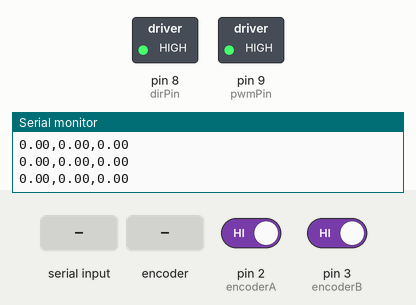
A sketch run on a simulated Arduino Uno, built with avr-gcc and run on an emulated ATmega328P. Parts: switched loads named in the sketch (green lamp = pin HIGH), the last lines printed to the serial monitor. Inputs (shaded band) come from the test bench; at power-on: pin 2 (encoderA) HIGH, pin 3 (encoderB) HIGH.

Above: at 1.2 s.
1.3 s: "S,45\n" received over Serial
At 1.46 s:
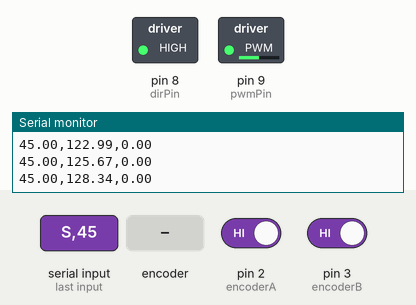
At 2.7 s:
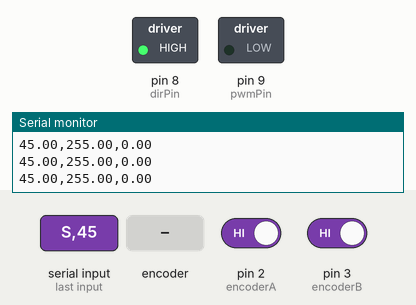
3.4 s: "M90\n" received over Serial
4.9 s: "M" received over Serial
7.9 s: rotary encoder on pin 2 (encoderA) / pin 3 (encoderB) turned 1 step (first pin leading)
Timing chart, 0 to 10.6 s (numbered marks = the images above; inputs shaded):
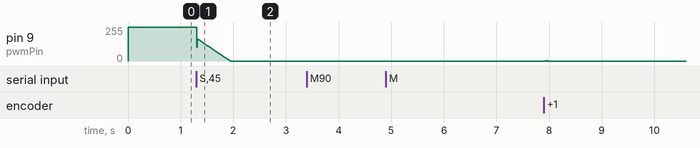

The sketch:

dc_motor_pololu_controller.ino
```cpp
// === Configuración de pines ===
const int pwmPin = 9;        // PWM al driver
const int dirPin = 8;        // Dirección del motor
const int encoderA = 2;      // Canal A del encoder
const int encoderB = 3;      // Canal B del encoder

// === Variables del encoder ===
volatile long encoderCount = 0;
int lastEncoded = 0;

// === Parámetros del motor ===
const int pulsesPerRev = 64;    // Pulsos por revolución del motor
const int gearRatio = 90;       // Relación de reducción
const float pulsesPerOutputRev = pulsesPerRev * gearRatio;

// === Variables de tiempo ===
unsigned long lastTime = 0;
const unsigned long sampleTime = 10; // [ms]

// === Variables de control ===
float rpm_raw = 0;
float rpm = 0;
float setpoint = 0; // RPM objetivo inicial

// === Media móvil ===
const int WINDOW_DEFAULT = 10;
const int WINDOW_MAX = 200;

int windowSamples = WINDOW_DEFAULT;
float ma_buffer[WINDOW_MAX];
int ma_index = 0;
float ma_sum = 0.0;
bool ma_initialized = false;

// === Controlador discreto ===
float q0 = 3.37592492110210;
float q1 = -4.73243722690591;
float q2 = 1.41598845554392;

float e_k = 0, e_k_1 = 0, e_k_2 = 0;
float u_k = 0, u_k_1 = 0;

// === PWM ===
int pwmValue = 0;

void setup() {
  pinMode(pwmPin, OUTPUT);
  pinMode(dirPin, OUTPUT);
  pinMode(encoderA, INPUT_PULLUP);
  pinMode(encoderB, INPUT_PULLUP);

  attachInterrupt(digitalPinToInterrupt(encoderA), updateEncoder, CHANGE);
  attachInterrupt(digitalPinToInterrupt(encoderB), updateEncoder, CHANGE);

  Serial.begin(115200);  // Compatible con MATLAB

  analogWrite(pwmPin, 255 - pwmValue); // PWM invertido
  digitalWrite(dirPin, HIGH);

  for (int i = 0; i < WINDOW_MAX; ++i) ma_buffer[i] = 0.0;

  Serial.println("=== Control de Velocidad (Media Móvil) ===");
  Serial.println("Comandos:");
  Serial.println("  S<number>   -> Cambia el setpoint (ej: S150)");
  Serial.println("  M<number>   -> Cambia ventana media móvil (ej: M10)");
  Serial.println("----------------------------------------------------");
}

void loop() {
  // --- Lectura de comandos seriales ---
  if (Serial.available()) {
    char cmd = Serial.read();
    if (cmd == 'S') {
      float newSetpoint = Serial.parseFloat();
      if (newSetpoint >= 0 && newSetpoint <= 500) {
        setpoint = newSetpoint;
        Serial.print("Nuevo setpoint: ");
        Serial.println(setpoint);
      }
    } else if (cmd == 'M') {
      int newW = Serial.parseInt();
      if (newW < 0) newW = 0;
      if (newW > WINDOW_MAX) newW = WINDOW_MAX;
      setMovingAverageWindow(newW);
      Serial.print("Nuevo windowSamples: ");
      Serial.println(windowSamples);
    }
    while (Serial.available()) Serial.read(); // limpiar buffer
  }

  // --- Cálculo de velocidad ---
  unsigned long now = millis();
  if (now - lastTime >= sampleTime) {
    noInterrupts();
    long count = encoderCount;
    encoderCount = 0;
    interrupts();

    float revs = (float)count / pulsesPerOutputRev;
    float rps = revs / ((float)sampleTime / 1000.0);
    rpm_raw = rps * 60.0;

    // === Filtro de media móvil ===
    if (windowSamples <= 0) {
      rpm = rpm_raw;
    } else {
      if (!ma_initialized) {
        for (int i = 0; i < windowSamples; ++i) ma_buffer[i] = rpm_raw;
        ma_sum = rpm_raw * (float)windowSamples;
        ma_index = 0;
        ma_initialized = true;
      } else {
        ma_sum -= ma_buffer[ma_index];
        ma_buffer[ma_index] = rpm_raw;
        ma_sum += ma_buffer[ma_index];
        ma_index++;
        if (ma_index >= windowSamples) ma_index = 0;
      }
      rpm = ma_sum / (float)windowSamples;
    }

    // --- Control discreto ---
    e_k = setpoint - rpm;
    u_k = q0 * e_k + q1 * e_k_1 + q2 * e_k_2 + u_k_1;

    if (u_k > 255) u_k = 255;
    if (u_k < 0)   u_k = 0;

    pwmValue = (int)u_k;
    if (setpoint != 0) analogWrite(pwmPin, 255 - pwmValue);
    else pwmValue = 0;

    e_k_2 = e_k_1;
    e_k_1 = e_k;
    u_k_1 = u_k;

    // --- Envío a MATLAB (CSV) ---
    // Formato: setpoint, control(u), rpm
    Serial.print(setpoint);
    Serial.print(",");
    Serial.print(u_k);   // señal de control continua (no pwmValue entero)
    Serial.print(",");
    Serial.println(rpm);

    lastTime = now;
  }
}

void updateEncoder() {
  int MSB = digitalRead(encoderA);
  int LSB = digitalRead(encoderB);
  int encoded = (MSB << 1) | LSB;
  int sum = (lastEncoded << 2) | encoded;

  if (sum == 0b1101 || sum == 0b0100 || sum == 0b0010 || sum == 0b1011)
    encoderCount++;
  if (sum == 0b1110 || sum == 0b0111 || sum == 0b0001 || sum == 0b1000)
    encoderCount--;

  lastEncoded = encoded;
}

void setMovingAverageWindow(int newW) {
  if (newW < 0) newW = 0;
  if (newW > WINDOW_MAX) newW = WINDOW_MAX;
  if (newW == windowSamples) return;

  if (newW == 0) {
    ma_initialized = false;
    ma_sum = 0.0;
    ma_index = 0;
  } else {
    for (int i = 0; i < newW; ++i) ma_buffer[i] = rpm;
    ma_sum = rpm * (float)newW;
    ma_index = 0;
    ma_initialized = true;
  }
  windowSamples = newW;
}
```
